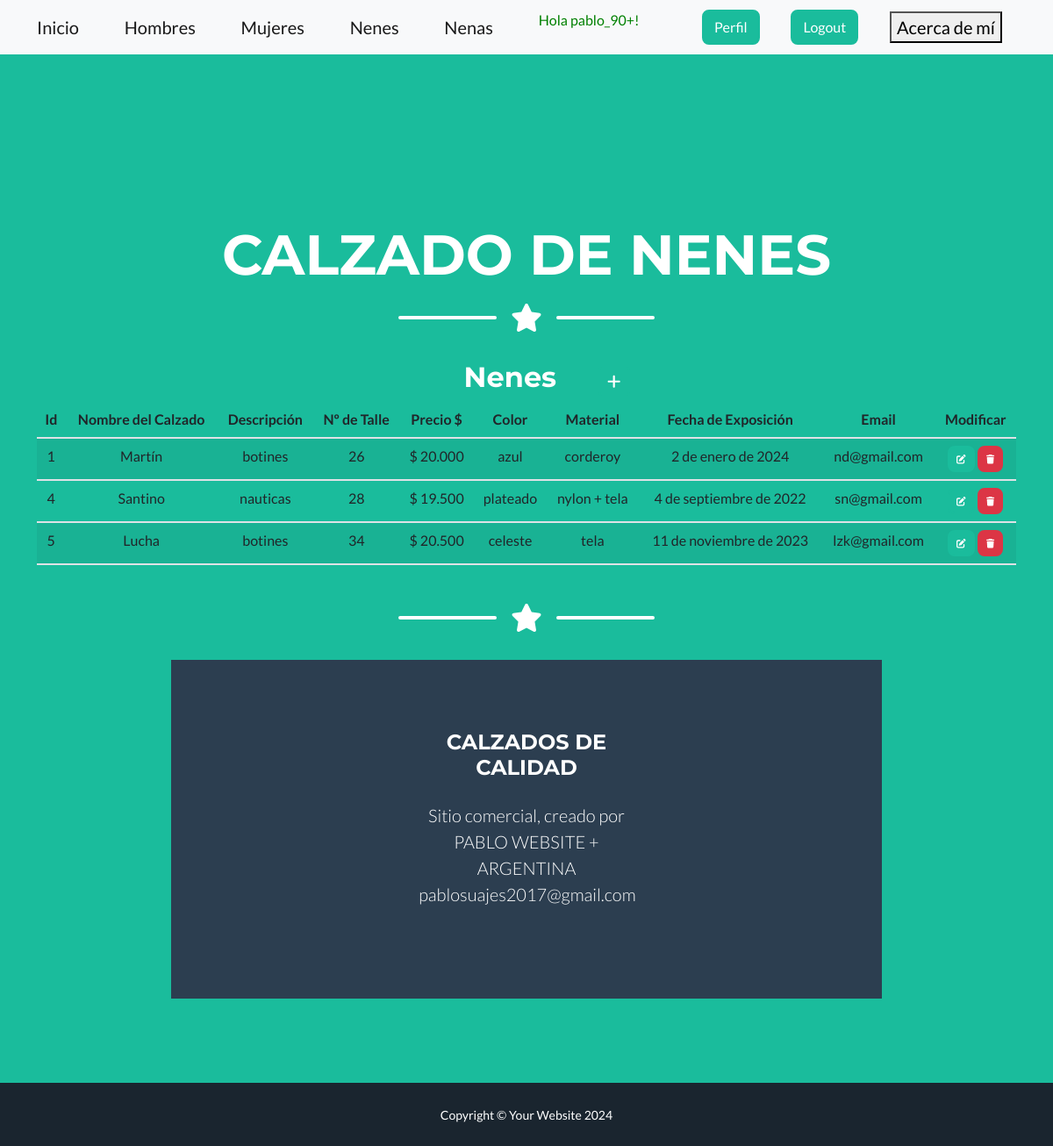
The app's page /calzados/nenes/ (signed in) with its own data.
### calzados/models.py (models this page shows, shortened)
class Nenes(models.Model):
    nombre = models.CharField(max_length=50)
    descripcion = models.CharField(max_length=50)
    talle = models.IntegerField()
    precio = models.CharField(max_length=50)
    color = models.CharField(max_length=20)
    material = models.CharField(max_length=50)
    fecha_Exposicion = models.DateField()
    email = models.EmailField()
    class Meta:
        verbose_name = "un Nombre de Nenes"
        verbose_name_plural = "Nenes"

### calzados/views.py (the view)
# urls.py: path('nenes/', nenes, name="nenes"),
@login_required
def nenes(request):
    contexto = {'nenes': Nenes.objects.all()}
    return render(request, "calzados/nenes.html", contexto)

### calzados/templates/calzados/nenes.html
{% extends 'calzados/home.html' %}
{% block titulo %}
    <h1 class="masthead-heading text-uppercase mb-0">Calzado de Nenes</h1>
{% endblock titulo %}
{% block contenido %}
<table>
    <tr>
        <td width="200"><h2>Nenes</h2></td>
        <td>
            <a
            href="{% url 'neneCrear' %}"
            class="btn btn-primary btn-sm"
            ><i class="fa fa-plus fa-lg" title="Crear Publicación"> </i>
            </a>
        </td>
    </tr>
</table>
<table class="table table-striped">
    <thead>
        <tr>
            <th>Id</th>
            <th>Nombre del Calzado</th>
            <th>Descripción</th>
            <th>Nº de Talle</th>
            <th>Precio $</th>
            <th>Color</th>
            <th>Material</th>
            <th>Fecha de Exposición</th>
            <th>Email</th>
            <th>Modificar</th>
        </tr>
    </thead>
    <tbody>
{% for n in nenes  %}
        <tr>
            <td>{{ n.id }}</td>
            <td>{{ n.nombre }}</td>
            <td>{{ n.descripcion }}</td>
            <td>{{ n.talle }}</td>
            <td>{{ n.precio }}</td>
            <td>{{ n.color }}</td>
            <td>{{ n.material }}</td>
            <td>{{ n.fecha_Exposicion }}</td>
            <td>{{ n.email }}</td>
            <td>
                <a
                  href="{% url 'neneActualizar' n.id %}"
                  class="btn btn-primary"
                  style="--bs-btn-padding-y: .25rem; --bs-btn-padding-x: .5rem; --bs-btn-font-size: .75rem;"
                  ><i class="fa fa-edit fa-sm" title="Editar"></i>
                </a>
                <a
                  href="{% url 'neneBorrar' n.id %}"
                  class="btn btn-danger"
                  style="--bs-btn-padding-y: .25rem; --bs-btn-padding-x: .5rem; --bs-btn-font-size: .75rem;"
                  ><i class="fa fa-trash fa-sm" title="Eliminar"></i>
                </a>
              </td>
        </tr>
{% endfor %}
    </tbody>
</table>
{% endblock contenido %}

### calzados/templates/calzados/home.html (shortened to what this page needs)
<!DOCTYPE html>
<html lang="en">
    <head>
        {% load static %}
        <link href="{% static 'css/styles.css' %}" rel="stylesheet" />
        <link rel="stylesheet" href="https://cdnjs.cloudflare.com/ajax/libs/font-awesome/6.4.0/css/all.min.css">
    </head>
    <body id="page-top">
        <nav class="navbar navbar-light bg-light static-top">
            <div class="container">
                <a class="navbar-brand" href="{% url 'home' %}">Inicio</a>
                {% if user.is_authenticated %}
                    <a class="navbar-brand" href="{% url 'hombres' %}">Hombres</a>
                    <a class="navbar-brand" href="{% url 'mujeres' %}">Mujeres</a>
                    <a class="navbar-brand" href="{% url 'nenes' %}">Nenes</a>
                    <a class="navbar-brand" href="{% url 'nenas' %}">Nenas</a>
                    <p style="color:green">Hola {{user.username}}!</p>
                    <a class="btn btn-primary" href="{% url 'editar_perfil' %}">Perfil</a>
                    <a class="btn btn-primary" href="{% url 'logout' %}">Logout</a>
                    <a class="navbar-brand" href="{% url 'acerca_de_mi' %}"><button>Acerca de mí</button></a>
                {% else %}
                    <a class="btn btn-primary" href="{% url 'login' %}">Login</a>
                    <a class="btn btn-success" href="{% url 'registro' %}">Registro</a>
                {% endif %}
            </div>
        </nav>
        <header class="masthead bg-primary text-white text-center">
            <div class="container d-flex align-items-center flex-column">
                {% block titulo %}{% endblock titulo %}
                <div class="divider-custom divider-light">
                    <div class="divider-custom-line"></div>
                    <div class="divider-custom-icon"><i class="fas fa-star"></i></div>
                    <div class="divider-custom-line"></div>
                </div>
                {% block contenido %}
                {% endblock contenido %}
                <div class="divider-custom divider-light">
                    <div class="divider-custom-line"></div>
                    <div class="divider-custom-icon"><i class="fas fa-star"></i></div>
                    <div class="divider-custom-line"></div>
                </div>
                 <footer class="footer text-center">
                   <div class="container">
                    <div class="row">
                    <div class="col-lg-4 mb-5 mb-lg-0">
                    </div>
                    <div class="col-lg-4">
                        <h4 class="text-uppercase mb-4">Calzados de Calidad</h4>
                        <p class="lead mb-0">
                            Sitio comercial, creado por PABLO WEBSITE + ARGENTINA pablosuajes2017@gmail.com
                        </p>
                </div>
            </div>
        </header>
        <div class="copyright py-4 text-center text-white">
            <div class="container"><small>Copyright &copy; Your Website 2024</small></div>
        </div>
    </body>
</html>

### records on screen
Nenes: id "1", nombre "Martín", descripcion "botines", talle "26", precio "$ 20.000", color "azul", material "corderoy", fecha_Exposicion "2 de enero de 2024", email "nd@gmail.com"
Nenes: id "4", nombre "Santino", descripcion "nauticas", talle "28", precio "$ 19.500", color "plateado", material "nylon + tela", fecha_Exposicion "4 de septiembre de 2022", email "sn@gmail.com"
Nenes: id "5", nombre "Lucha", descripcion "botines", talle "34", precio "$ 20.500", color "celeste", material "tela", fecha_Exposicion "11 de noviembre de 2023", email "lzk@gmail.com"

### other values on screen
{{ user.username }} "pablo_90+"
